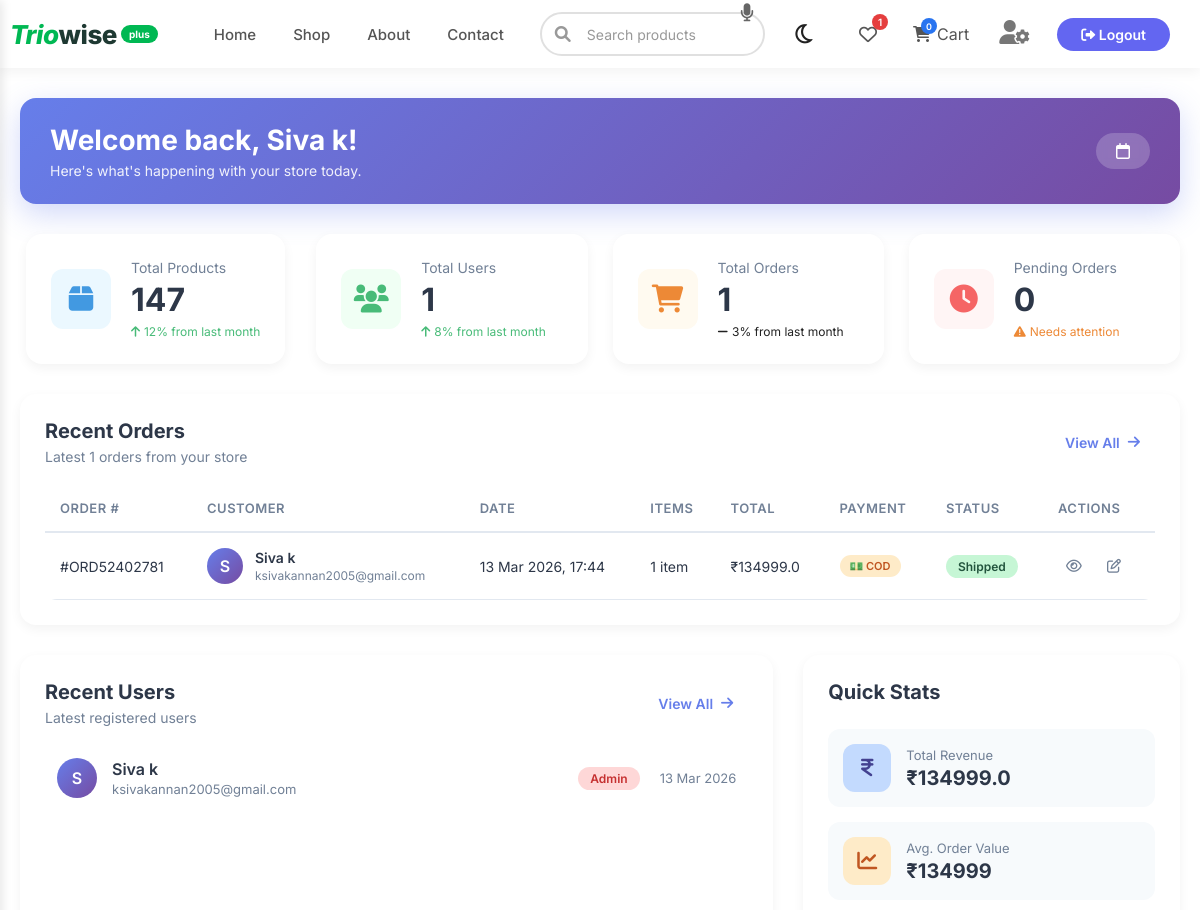
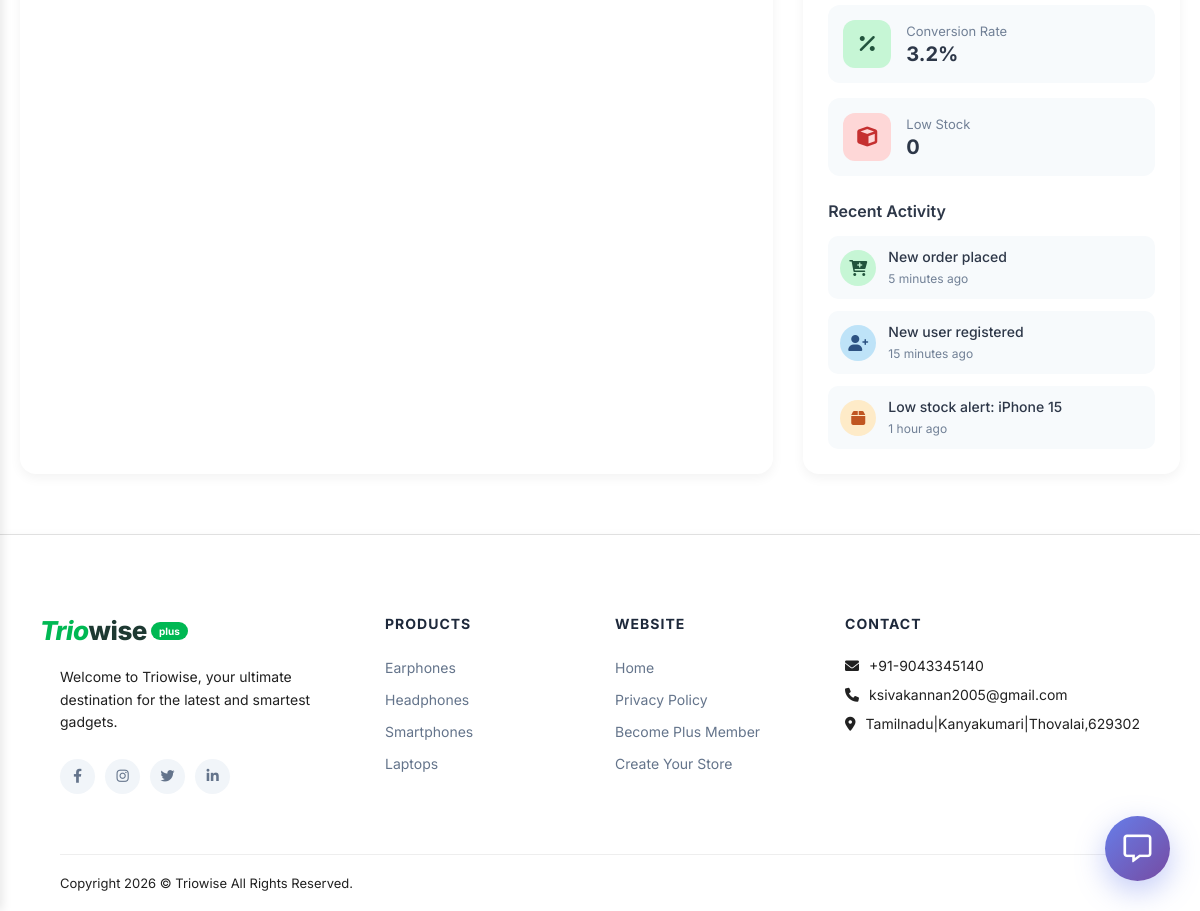
The app's page /admin/dashboard (signed in) with its own data (2 pictures, top to bottom).
### models.py (models this page shows, shortened)
class User(UserMixin, db.Model):
    id = db.Column(db.Integer, primary_key=True)
    name = db.Column(db.String(100), nullable=False)
    email = db.Column(db.String(120), unique=True, nullable=False)
    password_hash = db.Column(db.String(200), nullable=False)
    role = db.Column(db.String(20), nullable=False, default='user')
    created_at = db.Column(db.DateTime, default=datetime.utcnow)
    orders = db.relationship('Order', backref='customer', lazy=True)

class Order(db.Model):
    id = db.Column(db.Integer, primary_key=True)
    order_number = db.Column(db.String(20), unique=True, nullable=False)
    user_id = db.Column(db.Integer, db.ForeignKey('user.id'), nullable=False)
    customer_name = db.Column(db.String(100), nullable=False)
    customer_email = db.Column(db.String(120), nullable=False)
    customer_phone = db.Column(db.String(20))
    address = db.Column(db.Text, nullable=False)
    city = db.Column(db.String(100))
    state = db.Column(db.String(100))
    pincode = db.Column(db.String(10))
    payment_method = db.Column(db.String(50))
    subtotal = db.Column(db.Float, default=0)
    shipping = db.Column(db.Float, default=0)
    total = db.Column(db.Float, default=0)
    status = db.Column(db.String(20), default='pending')
    created_at = db.Column(db.DateTime, default=datetime.utcnow)
    shipped_date = db.Column(db.DateTime, nullable=True)
    out_for_delivery_date = db.Column(db.DateTime, nullable=True)
    delivered_date = db.Column(db.DateTime, nullable=True)
    cancelled_date = db.Column(db.DateTime, nullable=True)
    cancellation_reason = db.Column(db.String(200), nullable=True)
    updated_at = db.Column(db.DateTime, default=datetime.utcnow, onupdate=datetime.utcnow)
    items = db.relationship('OrderItem', backref='order', lazy=True, cascade='all, delete-orphan')

### app.py (the view)
@app.route('/admin/dashboard')
@login_required
@admin_required
def admin_dashboard():
    orders = Order.query.order_by(Order.created_at.desc()).all()
    users = User.query.all()
    products = Product.query.all()
    return render_template('admin/dashboard.html', orders=orders, users=users, products=products)

### app.py (called while the page is built)
@login_manager.user_loader
def load_user(user_id):
    return User.query.get(int(user_id))

@app.context_processor
def inject_now():
    from datetime import datetime
    return {'now': datetime.now()}

def admin_required(f):
    @wraps(f)
    def decorated_function(*args, **kwargs):
        if not current_user.is_authenticated or current_user.role != 'admin':
            flash('You need admin privileges to access this page.', 'danger')
            return redirect(url_for('home'))
        return f(*args, **kwargs)
    return decorated_function

@app.context_processor
def inject_now():
    from datetime import datetime
    return {'now': datetime.now()}

### templates/admin/dashboard.html (shortened to what this page needs)
{% extends "base.html" %}
{% block content %}
<div class="dashboard">
    <div class="dashboard-header">
        <div>
            <h1>Welcome back, {{ current_user.name }}!</h1>
            <p class="dashboard-subtitle">Here's what's happening with your store today.</p>
        </div>
        <div class="header-actions">
            <span class="date-badge">
                <i class="fa-regular fa-calendar"></i> {{ current_date }}
            </span>
        </div>
    </div>
    <div class="stats-grid">
        <div class="stat-card products">
            <div class="stat-icon-wrapper">
                <div class="stat-icon">
                    <i class="fa-solid fa-box"></i>
                </div>
            </div>
            <div class="stat-content">
                <span class="stat-label">Total Products</span>
                <div class="stat-value">{{ products|length }}</div>
                <div class="stat-trend positive">
                    <i class="fa-solid fa-arrow-up"></i> 12% from last month
                </div>
            </div>
        </div>
        <div class="stat-card users">
            <div class="stat-icon-wrapper">
                <div class="stat-icon">
                    <i class="fa-solid fa-users"></i>
                </div>
            </div>
            <div class="stat-content">
                <span class="stat-label">Total Users</span>
                <div class="stat-value">{{ users|length }}</div>
                <div class="stat-trend positive">
                    <i class="fa-solid fa-arrow-up"></i> 8% from last month
                </div>
            </div>
        </div>
        <div class="stat-card orders">
            <div class="stat-icon-wrapper">
                <div class="stat-icon">
                    <i class="fa-solid fa-cart-shopping"></i>
                </div>
            </div>
            <div class="stat-content">
                <span class="stat-label">Total Orders</span>
                <div class="stat-value">{{ orders|length }}</div>
                <div class="stat-trend">
                    <i class="fa-solid fa-minus"></i> 3% from last month
                </div>
            </div>
        </div>
        <div class="stat-card pending">
            <div class="stat-icon-wrapper">
                <div class="stat-icon">
                    <i class="fa-solid fa-clock"></i>
                </div>
            </div>
            <div class="stat-content">
                <span class="stat-label">Pending Orders</span>
                <div class="stat-value">{{ orders|selectattr('status', 'equalto', 'pending')|list|length }}</div>
                <div class="stat-trend warning">
                    <i class="fa-solid fa-exclamation-triangle"></i> Needs attention
                </div>
            </div>
        </div>
    </div>
    <div class="dashboard-section">
        <div class="section-header">
            <div>
                <h2>Recent Orders</h2>
                <p class="section-subtitle">Latest {{ orders[:5]|length }} orders from your store</p>
            </div>
            <a href="{{ url_for('admin_orders') }}" class="view-all-link">
                View All <i class="fa-solid fa-arrow-right"></i>
            </a>
        </div>
        <div class="table-container">
            <table class="data-table">
                <thead>
                    <tr>
                        <th>Order #</th>
                        <th>Customer</th>
                        <th>Date</th>
                        <th>Items</th>
                        <th>Total</th>
                        <th>Payment</th>
                        <th>Status</th>
                        <th>Actions</th>
                    </tr>
                </thead>
                <tbody>
                    {% for order in orders[:5] %}
                    <tr>
                        <td class="order-number">#{{ order.order_number }}</td>
                        <td>
                            <div class="customer-cell">
                                <div class="customer-avatar">
                                    {{ order.customer_name[0]|upper }}
                                </div>
                                <div>
                                    <div class="customer-name">{{ order.customer_name }}</div>
                                    <div class="customer-email">{{ order.customer_email }}</div>
                                </div>
                            </div>
                        </td>
                        <td>{{ order.created_at.strftime('%d %b %Y, %H:%M') }}</td>
                        <td>
                            <div class="items-count">
                                {{ order.items|length }} item{{ 's' if order.items|length != 1 else '' }}
                            </div>
                        </td>
                        <td class="order-total">₹{{ order.total }}</td>
                        <td>
                            <span class="payment-badge {{ order.payment_method }}">
                                {% if order.payment_method == 'cod' %}
                                    💵 COD
                                {% elif order.payment_method == 'credit' %}
                                    💳 Credit
                                {% elif order.payment_method == 'upi' %}
                                    📱 UPI
                                {% endif %}
                            </span>
                        </td>
                        <td>
                            <span class="status-badge {{ order.status }}">
                                {{ order.status|title }}
                            </span>
                        </td>
                    <td>
    <div class="action-buttons">
        <a href="{{ url_for('order_confirmed', order_id=order.id) }}" class="action-btn view" title="View Order">
            <i class="fa-regular fa-eye"></i>
        </a>
        <a href="{{ url_for('admin_edit_order', order_id=order.id) }}" class="action-btn edit" title="Edit Order">
            <i class="fa-regular fa-pen-to-square"></i>
        </a>
    </div>
</td>
                    </tr>
                    {% endfor %}
                </tbody>
            </table>
        </div>
    </div>
    <div class="dashboard-grid">
        <div class="dashboard-section">
            <div class="section-header">
                <div>
                    <h2>Recent Users</h2>
                    <p class="section-subtitle">Latest registered users</p>
                </div>
                <a href="{{ url_for('admin_users') }}" class="view-all-link">
                    View All <i class="fa-solid fa-arrow-right"></i>
                </a>
            </div>
            <div class="users-list">
                {% for user in users[:5] %}
                <div class="user-row">
                    <div class="user-avatar">
                        {{ user.name[0]|upper }}
                    </div>
                    <div class="user-details">
                        <div class="user-name">{{ user.name }}</div>
                        <div class="user-email">{{ user.email }}</div>
                    </div>
                    <div class="user-role">
                        <span class="role-badge {{ user.role }}">
                            {{ user.role|title }}
                        </span>
                    </div>
                    <div class="user-joined">
                        {{ user.created_at.strftime('%d %b %Y') if user.created_at else 'N/A' }}
                    </div>
                </div>
                {% endfor %}
            </div>
        </div>
        <div class="dashboard-section">
            <div class="section-header">
                <h2>Quick Stats</h2>
            </div>
            <div class="quick-stats">
                <div class="quick-stat-item">
                    <div class="quick-stat-icon revenue">
                        <i class="fa-solid fa-indian-rupee-sign"></i>
                    </div>
                    <div class="quick-stat-content">
                        <span class="quick-stat-label">Total Revenue</span>
                        <span class="quick-stat-value">₹{{ orders|sum(attribute='total') }}</span>
                    </div>
                </div>
                <div class="quick-stat-item">
                    <div class="quick-stat-icon average">
                        <i class="fa-solid fa-chart-line"></i>
                    </div>
                    <div class="quick-stat-content">
                        <span class="quick-stat-label">Avg. Order Value</span>
                        <span class="quick-stat-value">₹{{ (orders|sum(attribute='total') / orders|length)|round|int if orders else 0 }}</span>
                    </div>
                </div>
                <div class="quick-stat-item">
                    <div class="quick-stat-icon conversion">
                        <i class="fa-solid fa-percent"></i>
                    </div>
                    <div class="quick-stat-content">
                        <span class="quick-stat-label">Conversion Rate</span>
                        <span class="quick-stat-value">3.2%</span>
                    </div>
                </div>
                <div class="quick-stat-item">
                    <div class="quick-stat-icon products">
                        <i class="fa-solid fa-cube"></i>
                    </div>
                    <div class="quick-stat-content">
                        <span class="quick-stat-label">Low Stock</span>
                        <span class="quick-stat-value">{{ products|selectattr('stock', '<', 10)|list|length }}</span>
                    </div>
                </div>
            </div>
            <div class="recent-activity">
                <h3>Recent Activity</h3>
                <div class="activity-list">
                    <div class="activity-item">
                        <div class="activity-icon success">
                            <i class="fa-solid fa-cart-plus"></i>
                        </div>
                        <div class="activity-details">
                            <span class="activity-text">New order placed</span>
                            <span class="activity-time">5 minutes ago</span>
                        </div>
                    </div>
                    <div class="activity-item">
                        <div class="activity-icon info">
                            <i class="fa-solid fa-user-plus"></i>
                        </div>
                        <div class="activity-details">
                            <span class="activity-text">New user registered</span>
                            <span class="activity-time">15 minutes ago</span>
                        </div>
                    </div>
                    <div class="activity-item">
                        <div class="activity-icon warning">
                            <i class="fa-solid fa-box"></i>
                        </div>
                        <div class="activity-details">
                            <span class="activity-text">Low stock alert: iPhone 15</span>
                            <span class="activity-time">1 hour ago</span>
                        </div>
                    </div>
                </div>
            </div>
        </div>
    </div>
</div>
{% endblock %}

### records on screen
User: name "Siva k", name "S", email "ksivakannan2005@gmail.com", role "Admin", created_at "13 Mar 2026"
Order: order_number "ORD52402781", customer_name "S", customer_name "Siva k", customer_email "ksivakannan2005@gmail.com", created_at "13 Mar 2026, 17:44", items|length "1", total "134999.0", payment_method "💵 COD", status "Shipped"

### other values on screen
{{ session.get('cart', [])|length }} "0"
{{ products|length }} "147"
{{ users|length }} "1"
{{ orders|length }} "1"
{{ orders|selectattr('status', 'equalto', 'pending')|list|length }} "0"
{{ orders[:5]|length }} "1"
{{ orders|sum(attribute='total') }} "134999.0"
{{ products|selectattr('stock', '<', 10)|list|length }} "0"
